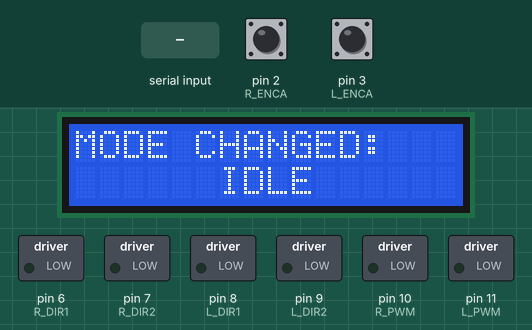
Recording of a program running on a simulated Arduino Nano, built with avr-gcc and run on an emulated ATmega328P. Shown: 16×2 character LCD, switched loads named in the program (green lamp = pin HIGH). The test bench sets the inputs (shaded band); at power-on: pin 2 (R_ENCA) HIGH, pin 3 (L_ENCA) HIGH. What the program prints to the serial monitor is not drawn.

Above: at 1.3 s.
1.4 s: "m90\n" received over Serial
At 2.0 s:
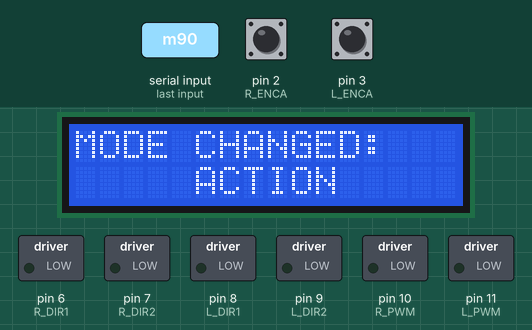
4.4 s: "m,45\n" received over Serial
7.4 s: "s90\n" received over Serial
At 7.8 s:
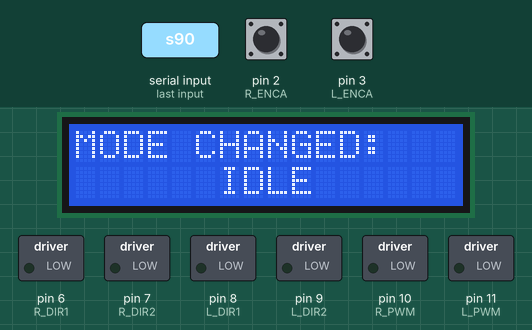
At 11.1 s:
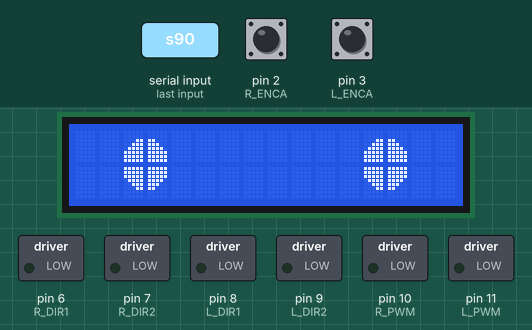
Timing chart, 0 to 12.6 s (numbered marks = the images above; inputs shaded):
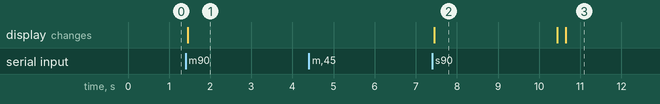

The program:

main.cpp
```cpp
#include "qbot.h"

/* --- GLOBALS --- */
OpMode currentMode = MODE_IDLE;
LiquidCrystal_I2C lcd(0x27, 16, 2);

volatile long encLeft = 0, encRight = 0;
double setpointL = 0, inputL = 0, outputL = 0;
double setpointR = 0, inputR = 0, outputR = 0;

PID pidL(&inputL, &outputL, &setpointL, 1.3, 3.2, 0.1, DIRECT);
PID pidR(&inputR, &outputR, &setpointR, 1.3, 3.5, 0.1, DIRECT);

// Odometry Pose
int telemetryMode = COM; // 0=OFF, 1=TEST, 2=COM
float poseX = 0, poseY = 0, poseTheta = 0;
unsigned long lastProcessTime = 0;

/* --- QUADRATURE ENCODER READERS --- */
void isrLeft()  { (digitalRead(L_ENCA) == digitalRead(L_ENCB)) ? encLeft-- : encLeft++; }
void isrRight() { (digitalRead(R_ENCA) == digitalRead(R_ENCB)) ? encRight++ : encRight--; }

/* --- MOTOR CORE --- */
void stopMotors() {
    analogWrite(L_PWM, 0); analogWrite(R_PWM, 0);
    setpointL = 0; setpointR = 0;
    outputL = 0;   outputR = 0;
    pidL.SetMode(MANUAL); pidL.SetMode(AUTOMATIC);
    pidR.SetMode(MANUAL); pidR.SetMode(AUTOMATIC);
}

void driveMotor(int pwmPin, int d1, int d2, float val, bool inverse) {
    int pwm = constrain(abs((int)val), 0, 255);
    bool forward = val > 0;
    if (inverse) forward = !forward;

    digitalWrite(d1, forward ? HIGH : LOW);
    digitalWrite(d2, forward ? LOW : HIGH);
    analogWrite(pwmPin, pwm);
}

/* --- UI/LCD --- */
byte eyeOpenTL[8] = {0x00, 0x00, 0x03, 0x07, 0x0F, 0x1F, 0x1F, 0x1F};
byte eyeOpenTR[8] = {0x00, 0x00, 0x18, 0x1C, 0x1E, 0x1F, 0x1F, 0x1F};
byte eyeOpenBL[8] = {0x1F, 0x1F, 0x1F, 0x0F, 0x07, 0x03, 0x00, 0x00};
byte eyeOpenBR[8] = {0x1F, 0x1F, 0x1F, 0x1E, 0x1C, 0x18, 0x00, 0x00};
byte eyeBlinkTL[8] = {0x00, 0x00, 0x00, 0x00, 0x00, 0x00, 0x00, 0x1F};
byte eyeBlinkTR[8] = {0x00, 0x00, 0x00, 0x00, 0x00, 0x00, 0x00, 0x1F};
byte eyeBlinkBL[8] = {0x1F, 0x00, 0x00, 0x00, 0x00, 0x00, 0x00, 0x00};
byte eyeBlinkBR[8] = {0x1F, 0x00, 0x00, 0x00, 0x00, 0x00, 0x00, 0x00};

void updateLCD() {
    static OpMode lastMode = (OpMode)-1;
    static unsigned long modeChangeTime = 0;
    static bool inTransition = false;
    static bool forceRedraw = true;

    // 1. Handle Mode Change
    if (currentMode != lastMode) {
        lastMode = currentMode;
        inTransition = true;
        modeChangeTime = millis();
        lcd.clear();

        // Show Log Message
        lcd.setCursor(0, 0);
        lcd.print("MODE CHANGED:");
        lcd.setCursor(0, 1);

        String logMsg = "";
        switch(currentMode) {
            case MODE_IDLE:       logMsg = "IDLE"; break;
            case MODE_VELOCITY:   logMsg = "VELOCITY"; break;
            case MODE_DIRECT:     logMsg = "DIRECT"; break;
            case MODE_DIAGNOSTIC: logMsg = "DIAGNOSTIC"; break;
            default:              logMsg = "ACTION"; break;
        }

        // Center the text
        int pad = (16 - logMsg.length()) / 2;
        if (pad < 0) pad = 0;
        for(int i=0; i<pad; i++) lcd.print(" ");
        lcd.print(logMsg);
        return;
    }

    // 2. Handle Transition Timeout
    if (inTransition) {
        if (millis() - modeChangeTime > 3000) {
            inTransition = false;
            lcd.clear();
            forceRedraw = true;
        } else {
            return; // Wait for 3 seconds to pass
        }
    }

    // 3. Draw Eyes (Normal Operation)
    static unsigned long lastBlink = 0;
    static bool blinkState = false;

    if (millis() - lastBlink > (blinkState ? 150 : 3000)) {
        blinkState = !blinkState;
        lastBlink = millis();
        forceRedraw = true;
    }

    if (forceRedraw) {
        int tl = blinkState ? 4 : 0;
        int tr = blinkState ? 5 : 1;
        int bl = blinkState ? 6 : 2;
        int br = blinkState ? 7 : 3;

        // Left Eye (Cols 2,3)
        lcd.setCursor(2, 0); lcd.write(tl);
        lcd.setCursor(3, 0); lcd.write(tr);
        lcd.setCursor(2, 1); lcd.write(bl);
        lcd.setCursor(3, 1); lcd.write(br);

        // Right Eye (Cols 12,13)
        lcd.setCursor(12, 0); lcd.write(tl);
        lcd.setCursor(13, 0); lcd.write(tr);
        lcd.setCursor(12, 1); lcd.write(bl);
        lcd.setCursor(13, 1); lcd.write(br);

        forceRedraw = false;
    }
}

/* --- NAVIGATION & SENSORS --- */
void processOdometry(float dt) {
    static long lastEncL = 0, lastEncR = 0;

    long currEncL, currEncR;
    noInterrupts(); // Disable interrupts to ensure atomic read of 4-byte variables
    currEncL = encLeft;
    currEncR = encRight;
    interrupts();   // Re-enable interrupts immediately

    long dL = currEncL - lastEncL;
    long dR = currEncR - lastEncR;
    lastEncL = currEncL; lastEncR = currEncR;

    float distL = (dL / (float)ENCODER_PPR) * (PI * WHEEL_DIAMETER);
    float distR = (dR / (float)ENCODER_PPR) * (PI * WHEEL_DIAMETER);

    inputL = (distL / dt) * 60.0 / (PI * WHEEL_DIAMETER);
    inputR = (distR / dt) * 60.0 / (PI * WHEEL_DIAMETER);

    float dCenter = (distL + distR) / 2.0;
    float dTheta = (distR - distL) / WHEEL_BASE;

    poseX += dCenter * cos(poseTheta + dTheta/2.0);
    poseY += dCenter * sin(poseTheta + dTheta/2.0);
    poseTheta += dTheta;
}

void sendFeedback() {

    if (telemetryMode == 2) {
        // COM Mode
        Serial.print("f;");
        Serial.print(poseX); Serial.print(";");
        Serial.print(poseY); Serial.print(";");
        Serial.print(poseTheta); Serial.print(";");
        Serial.print(inputL); Serial.print(";");
        Serial.println(inputR);
    } else if (telemetryMode == 1) {
        // TEST Mode
        Serial.println("---");
        Serial.print("Pose: [x: "); Serial.print(poseX);
        Serial.print(", y: "); Serial.print(poseY);
        Serial.print(", th: "); Serial.print(poseTheta); Serial.println("]");
        Serial.print("RPM:  [L: "); Serial.print(inputL);
        Serial.print(", R: "); Serial.print(inputR); Serial.println("]");
    }
}

/* --- HOST COMMUNICATIONS --- */
void handleSerial() {
    if (Serial.available() > 0) {
        char cmd = Serial.read();
        if (cmd == 'm') {
            currentMode = (OpMode)Serial.parseInt();
            stopMotors();
        }
        else if (cmd == 'v' && currentMode == MODE_VELOCITY) {
            float v = Serial.parseFloat();
            float w = Serial.parseFloat();
            float targetL = v - (w * WHEEL_BASE / 2.0);
            float targetR = v + (w * WHEEL_BASE / 2.0);
            setpointL = (targetL * 60.0) / (PI * WHEEL_DIAMETER);
            setpointR = (targetR * 60.0) / (PI * WHEEL_DIAMETER);

            // Clamp setpoints to physical limits
            setpointL = constrain(setpointL, -MAX_RPM, MAX_RPM);
            setpointR = constrain(setpointR, -MAX_RPM, MAX_RPM);
        }
        else if (cmd == 'd' && currentMode == MODE_DIRECT) {
            float pwm_l = Serial.parseFloat();
            float pwm_r = Serial.parseFloat();
            driveMotor(L_PWM, L_DIR1, L_DIR2, pwm_l, false);
            driveMotor(R_PWM, R_DIR1, R_DIR2, pwm_r, true);
        }
        else if (cmd == 's') {
            currentMode = MODE_IDLE;
            stopMotors();
        }
        else if (cmd == 'r') {
            poseX = 0;
            poseY = 0;
            poseTheta = 0;
        }
        else if (cmd == 't') {
            telemetryMode = Serial.parseInt();
        }
    }
}

void setup() {
    Serial.begin(115200);
    Wire.begin();
    pinMode(L_PWM, OUTPUT); pinMode(L_DIR1, OUTPUT); pinMode(L_DIR2, OUTPUT);
    pinMode(R_PWM, OUTPUT); pinMode(R_DIR1, OUTPUT); pinMode(R_DIR2, OUTPUT);
    pinMode(L_ENCA, INPUT); pinMode(L_ENCB, INPUT);
    pinMode(R_ENCA, INPUT); pinMode(R_ENCB, INPUT);

    attachInterrupt(digitalPinToInterrupt(L_ENCA), isrLeft, CHANGE);
    attachInterrupt(digitalPinToInterrupt(R_ENCA), isrRight, CHANGE);

    // Prevent loop blocking if serial data is incomplete
    Serial.setTimeout(10);

    lcd.init(); lcd.backlight();
    lcd.createChar(0, eyeOpenTL); lcd.createChar(1, eyeOpenTR);
    lcd.createChar(2, eyeOpenBL); lcd.createChar(3, eyeOpenBR);
    lcd.createChar(4, eyeBlinkTL); lcd.createChar(5, eyeBlinkTR);
    lcd.createChar(6, eyeBlinkBL); lcd.createChar(7, eyeBlinkBR);

    pidL.SetOutputLimits(-255, 255);
    pidR.SetOutputLimits(-255, 255);
    pidL.SetMode(AUTOMATIC);
    pidR.SetMode(AUTOMATIC);
    pidL.SetSampleTime(PID_SAMPLE_TIME);
    pidR.SetSampleTime(PID_SAMPLE_TIME);
}

void loop() {
    handleSerial();

    unsigned long now = millis();
    if (now - lastProcessTime >= PID_SAMPLE_TIME) {
        float dt = (now - lastProcessTime) / 1000.0;
        lastProcessTime = now;

        processOdometry(dt);

        if (currentMode == MODE_VELOCITY) {
            if (abs(setpointL) < 0.01 && abs(inputL) < 5.0) {
                outputL = 0;
                pidL.SetMode(MANUAL);
                pidL.SetMode(AUTOMATIC);
            } else {
                pidL.Compute();
            }

            if (abs(setpointR) < 0.01 && abs(inputR) < 5.0) {
                outputR = 0;
                pidR.SetMode(MANUAL);
                pidR.SetMode(AUTOMATIC);
            } else {
                pidR.Compute();
            }
            driveMotor(L_PWM, L_DIR1, L_DIR2, outputL, false);
            driveMotor(R_PWM, R_DIR1, R_DIR2, outputR, true);
        }

        if (telemetryMode > 0) sendFeedback();
        updateLCD();
    }
}
```

qbot.h
```cpp
#ifndef QBOT_H
#define QBOT_H

#include <Arduino.h>
#include <Wire.h>
#include <LiquidCrystal_I2C.h>
#include <PID_v1.h>

/* --- MACROS --- */
#define OFF 0
#define TEST 1
#define COM 2

/* --- CONFIGURATION --- */
const float WHEEL_DIAMETER = 0.065;
const float WHEEL_BASE     = 0.150;
const int   ENCODER_PPR    = 1920;
const float PID_SAMPLE_TIME = 50;
const float MAX_RPM        = 110.0;

/* --- MODES --- */
enum OpMode { MODE_IDLE = 0, MODE_VELOCITY = 1, MODE_DIRECT = 2, MODE_ACTION = 3, MODE_DIAGNOSTIC = 4 };

/* --- PIN DEFINITIONS --- */
const int L_PWM = 11, L_DIR1 = 8, L_DIR2 = 9, L_ENCA = 3, L_ENCB = 5;
const int R_PWM = 10, R_DIR1 = 6, R_DIR2 = 7, R_ENCA = 2, R_ENCB = 4;

/* --- GLOBAL EXTERNS --- */
extern OpMode currentMode;
extern LiquidCrystal_I2C lcd;
extern volatile long encLeft, encRight;
extern double setpointL, inputL, outputL;
extern double setpointR, inputR, outputR;
extern PID pidL;
extern PID pidR;
extern int telemetryMode;
extern float poseX, poseY, poseTheta;
extern unsigned long lastProcessTime;

/* --- FUNCTION PROTOTYPES --- */
void isrLeft();
void isrRight();
void stopMotors();
void driveMotor(int pwmPin, int d1, int d2, float val, bool inverse);
void updateLCD();
void processOdometry(float dt);
void sendFeedback();
void handleSerial();

#endif
```

Measured:
- after the input at 1.4 s, the display: changes after 0.05 s (image 1)
- after the input at 4.4 s, every drawn part: stays the same
- after the input at 7.4 s, the display: changes after 0.05 s (image 2)
- what the display in image 2 shows lasts 2.9 s, from 7.5 s to 10.4 s
